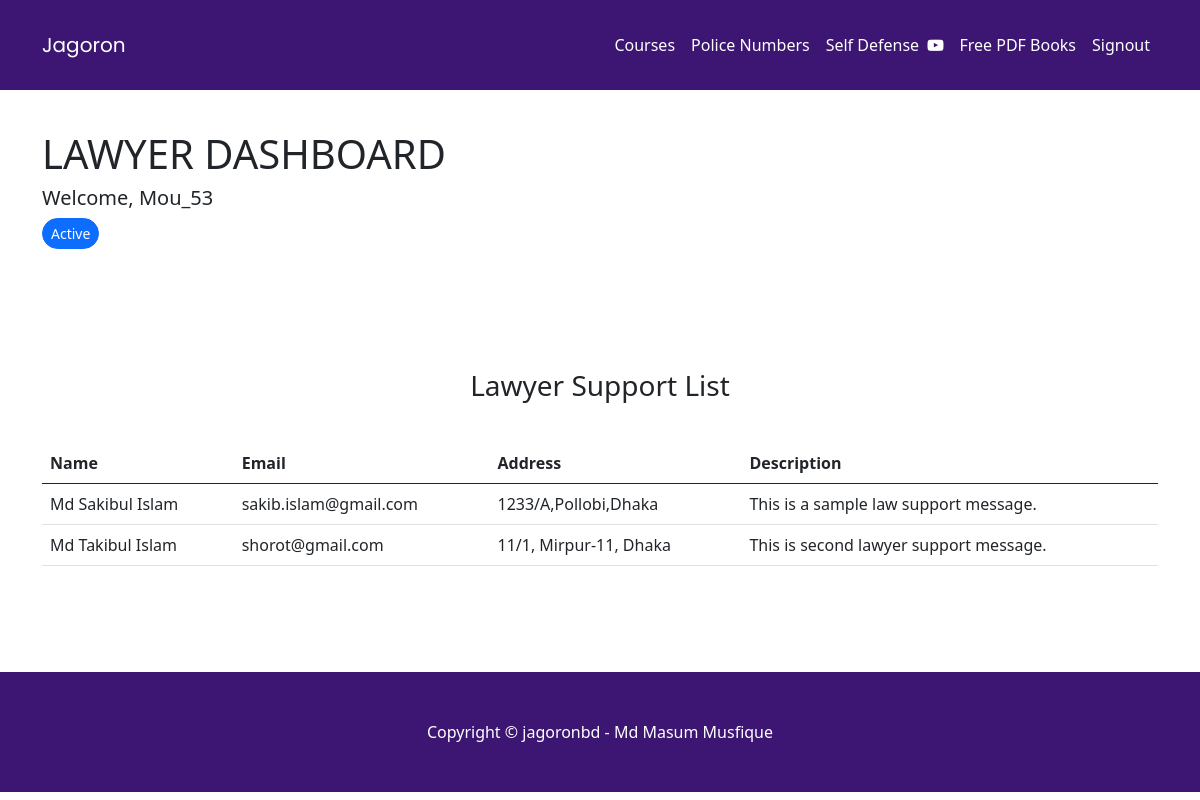
The page /lawyerDashBoard.php (signed in) on the database its author committed.
### tables this page shows
CREATE TABLE `Lawyer_Support` (
  `sno` int(7) NOT NULL,
  `Name` varchar(60) NOT NULL,
  `Email` varchar(120) NOT NULL,
  `Address` varchar(255) NOT NULL,
  `Description` varchar(255) NOT NULL
);

### lawyerDashBoard.php (the view, shortened to what this page needs)
<!DOCTYPE html>
<html lang="en">
<head>
    <link rel="stylesheet" href="https://cdnjs.cloudflare.com/ajax/libs/font-awesome/4.7.0/css/font-awesome.min.css">
    <link href="https://cdn.jsdelivr.net/npm/bootstrap@5.0.2/dist/css/bootstrap.min.css" rel="stylesheet">
</head>
<body>
  <nav class="navbar navbar-expand-lg navbar-light" style="background-color: #3D1673; padding: 25px;">
    <div class="container">
      <a class="navbar-brand" href="index.html"
        style="font-family: Poppins, Arial; color: white; font-weight: 400;">Jagoron</a>
      <div class="collapse navbar-collapse" id="navbarSupportedContent">
      <ul class="navbar-nav me-auto mb-2 mb-lg-0">
        <li class="nav-item">
          <a class="nav-link active" aria-current="page" href="#"></a>
        </li>
      </ul>
      <form class="d-flex">
      <ul class="navbar-nav me-auto mb-2 mb-lg-0">
          <li class="nav-item">
            <a class="nav-link" href="index.php#courses" style="color: white">Courses</a>
          </li>
          <li class="nav-item">
            <a class="nav-link" href="policebd.php" style="color: white">Police Numbers</a>
          </li>
          <li class="nav-item">
            <a class="nav-link" style="color: white" href="index.php#Tutorials">Self Defense&nbsp; <i
                class="fa fa-youtube-play"></i></a>
          </li>
          <li class="nav-item">
            <a class="nav-link" href="index.php#freepdfs" style="color: white">Free PDF Books</a>
          </li>
          <li class="nav-item">
            <a class="nav-link" style="color: white" href="index.php">Signout</a>
          </li>
        </ul>
      </form>
      </div>
    </div>
  </nav>
    <div class="container">
      <div class="row">
          <div class="col-md-7 col-lg-7 col-12" style="display: flex">
              <div style="margin-top: 40px;">
                <h1>LAWYER DASHBOARD</h1>
                <h5>Welcome, <?php echo $_SESSION['username']?></h5>
                <button type="button" class="btn btn-primary btn-sm" style="border-radius: 30px;">Active</button>
              </div>
          </div>
          <div class="col-md-5 col-lg-5"></div>
      </div>
        <div class="row" style="margin-top: 30px">
          <div class="col-md-12 col-lg-12 col-12">
          <div class="div text-center" id="feedback">
              <h3 style="margin-bottom: 40px; margin-top: 90px">
                  Lawyer Support List
              </h3>
          </div>
            <table class="table">
              <thead>
                <tr>
                  <th scope="col">Name</th>
                  <th scope="col">Email</th>
                  <th scope="col">Address</th>
                  <th scope="col">Description</th>
                </tr>
              </thead>
              <tbody>
                <?php
                 $host = 'localhost';
	               $user = 'root';
	               $pass = '';
	               $db = 'jagoron';
	               $mysqli = new mysqli($host,$user,$pass,$db) or die($mysqli->error);
	               $sql = "select * FROM Lawyer_Support";
                  $result = mysqli_query($mysqli, $sql);
                    if ($result->num_rows > 0):
                ?>
                <?php while($array=mysqli_fetch_row($result)): ?>
                <tr>
                    <td><?php echo $array[1];?></td>
                    <td><?php echo $array[2];?></td>
                    <td><?php echo $array[3];?></td>
                    <td><?php echo $array[4];?></td>
                </tr>
                <?php endwhile; ?>
                <?php else: ?>
                <tr>
                   <td colspan="3" rowspan="1" headers="">No Data Found</td>
                </tr>
                <?php endif; ?>
              </tbody>
            </table>
          </div>
        </div>
    </div>
<footer class="py-5" style="background-color: #3D1673; margin-top: 90px;">
  <div class="container">
    <p class="m-0 text-center text-white">Copyright &copy; jagoronbd - Md Masum Musfique</p>
  </div>
</footer>
</body>
</html>

### lawyerDashBoard.php (style rules this page uses)
body { background-color: #ffffff; }

### rows shown on the page
lawyer_support: Name "Md Sakibul Islam", Email "sakib.islam@gmail.com", Address "1233/A,Pollobi,Dhaka", Description "This is a sample law support message."
lawyer_support: Name "Md Takibul Islam", Email "shorot@gmail.com", Address "11/1, Mirpur-11, Dhaka", Description "This is second lawyer support message."

### other values the page prints
$_SESSION['username'] "Mou_53"
